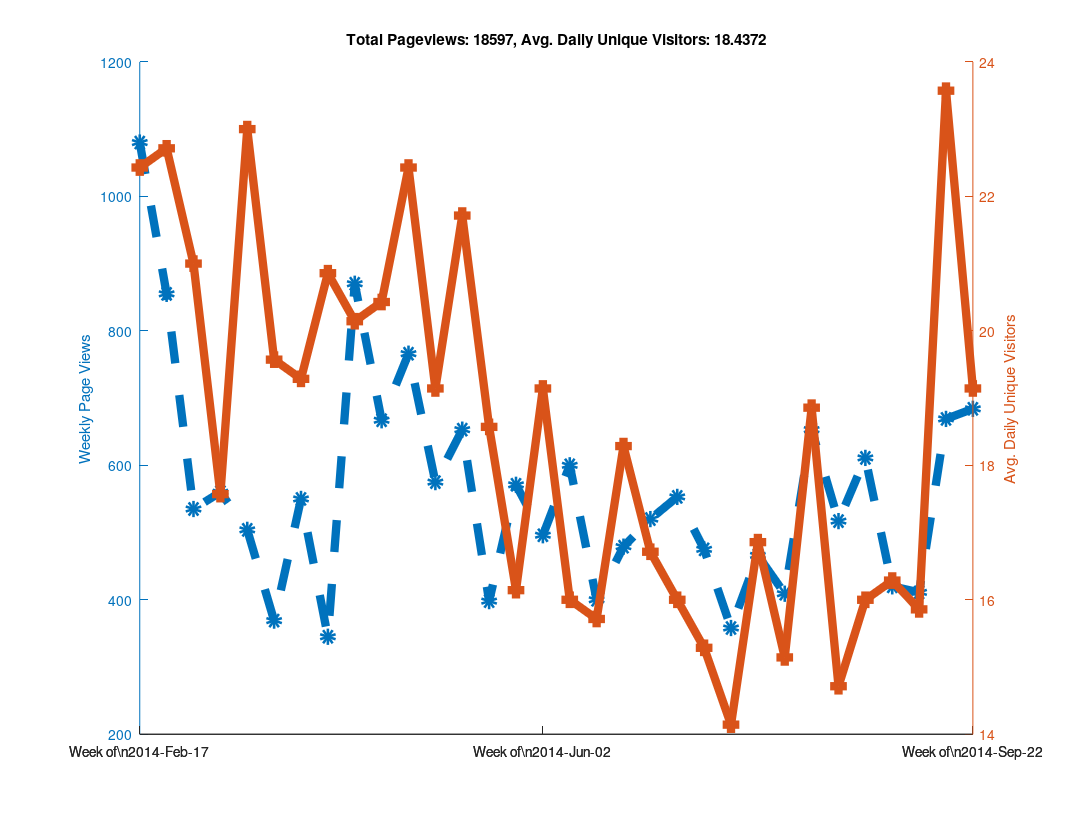
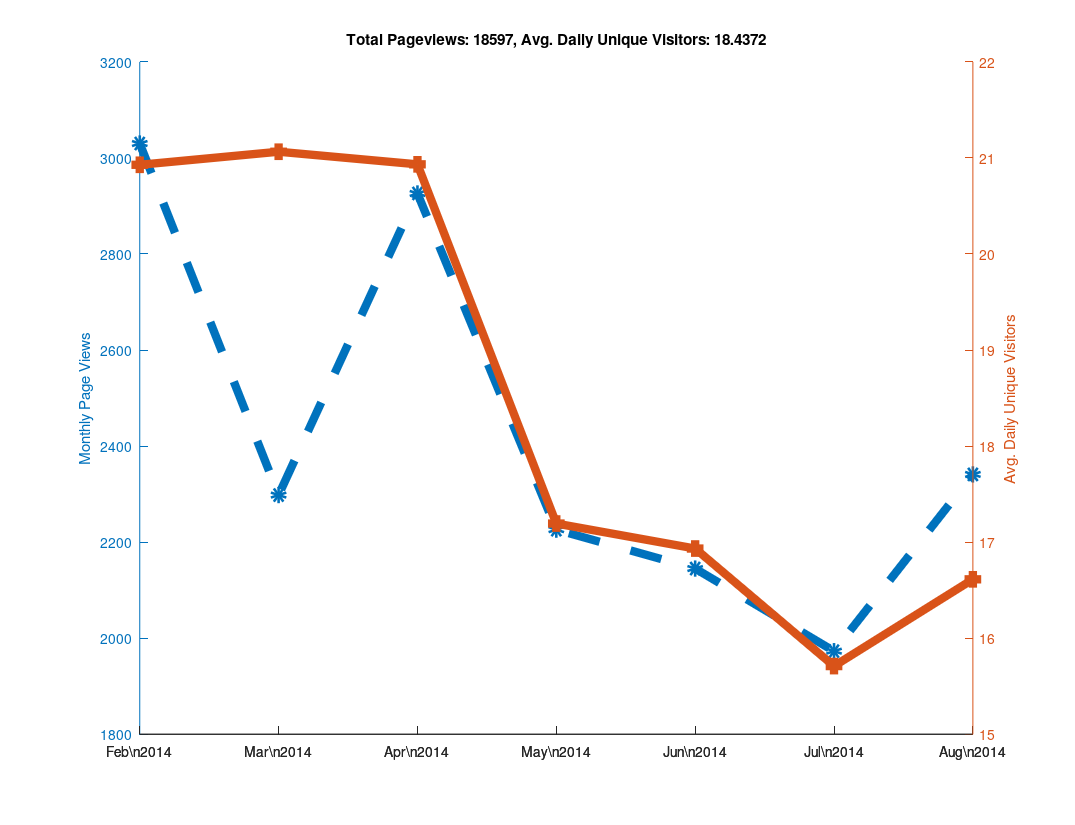

Recreate these plots in MATLAB, in order.
clear all

% Github has a "traffic" page now, but it doesn't seem like you can
% put in an arbitrary date range?  When I looked at it, it showed the
% numbers of unique visitors and views for the last two weeks only...
% So as long as I check back at least once every two weeks I can keep
% a record of it?  Great...

% https://github.com/libMesh/libmesh/graphs/traffic

% Date, Views, Unique Visitors
data = {
    '2014-Feb-17', 274, 25
    '2014-Feb-18', 145, 30
    '2014-Feb-19', 129, 27
    '2014-Feb-20', 202, 24
    '2014-Feb-21', 240, 22
    '2014-Feb-22', 62,  17
    '2014-Feb-23', 28,  12
    '2014-Feb-24', 217, 19
    '2014-Feb-25', 90,  25
    '2014-Feb-26', 189, 36
    '2014-Feb-27', 112, 26
    '2014-Feb-28', 81,  20
    '2014-Mar-01', 113, 17
    '2014-Mar-02', 53,  16
    '2014-Mar-03', 41,  21
    '2014-Mar-04', 144, 35
    '2014-Mar-05', 51,  20
    '2014-Mar-06', 157, 25
    '2014-Mar-07', 50,  22
    '2014-Mar-08', 50,  11
    '2014-Mar-09', 42,  13
    '2014-Mar-10', 61,  16
    '2014-Mar-11', 27,  16
    '2014-Mar-12', 111, 20
    '2014-Mar-13', 66,  20
    '2014-Mar-14', 223, 25
    '2014-Mar-15', 46,   9
    '2014-Mar-16', 26,  17
    '2014-Mar-17', 80,  29
    '2014-Mar-18', 59,  30
    '2014-Mar-19', 85,  31
    '2014-Mar-20', 122, 18
    '2014-Mar-21', 61,  21
    '2014-Mar-22', 33,  18
    '2014-Mar-23', 64,  14
    '2014-Mar-24', 95,  24
    '2014-Mar-25', 75,  28
    '2014-Mar-26', 49,  18
    '2014-Mar-27', 57,  24
    '2014-Mar-28', 33,  16
    '2014-Mar-29', 41,  16
    '2014-Mar-30', 19,  11
    '2014-Mar-31', 52,  12
    '2014-Apr-01', 120, 21
    '2014-Apr-02', 68,  23
    '2014-Apr-03', 98,  28
    '2014-Apr-04', 77,  21
    '2014-Apr-05', 80,  15
    '2014-Apr-06', 55,  15
    '2014-Apr-07', 71,  31
    '2014-Apr-08', 84,  26
    '2014-Apr-09', 33,  18
    '2014-Apr-10', 32,  16
    '2014-Apr-11', 51,  20
    '2014-Apr-12', 25,  15
    '2014-Apr-13', 49,  20
    '2014-Apr-14', 120, 23
    '2014-Apr-15', 191, 27
    '2014-Apr-16', 219, 24
    '2014-Apr-17', 216, 30
    '2014-Apr-18', 63,  19
    '2014-Apr-19', 36,  11
    '2014-Apr-20', 25,   7
    '2014-Apr-21', 115, 24
    '2014-Apr-22', 128, 31
    '2014-Apr-23', 87,  25
    '2014-Apr-24', 108, 23
    '2014-Apr-25', 111, 20
    '2014-Apr-26', 89,   9
    '2014-Apr-27', 29,  11
    '2014-Apr-28', 177, 28
    '2014-Apr-29', 170, 27
    '2014-Apr-30', 183, 28
    '2014-May-01', 97,  25
    '2014-May-02', 64,  23
    '2014-May-03', 43,  12
    '2014-May-04', 32,  14
    '2014-May-05', 125, 28
    '2014-May-06', 68,  24
    '2014-May-07', 68,  19
    '2014-May-08', 114, 14
    '2014-May-09', 47,  20
    '2014-May-10', 139, 20
    '2014-May-11', 14,   9
    '2014-May-12', 90,  27
    '2014-May-13', 92,  22
    '2014-May-14', 197, 32
    '2014-May-15', 140, 26
    '2014-May-16', 59,  20
    '2014-May-17', 21,  9
    '2014-May-18', 54,  16
    '2014-May-19', 117, 28
    '2014-May-20', 47,  18
    '2014-May-21', 55,  19
    '2014-May-22', 77,  26
    '2014-May-23', 28,  12
    '2014-May-24', 38,  13
    '2014-May-25', 36,  14
    '2014-May-26', 44,  13
    '2014-May-27', 166, 24
    '2014-May-28', 139, 20
    '2014-May-29', 67,  25
    '2014-May-30', 73,  11
    '2014-May-31', 60,  9
    '2014-Jun-01', 22,  11
    '2014-Jun-02', 87,  18
    '2014-Jun-03', 103, 31
    '2014-Jun-04', 105, 27
    '2014-Jun-05', 74,  22
    '2014-Jun-06', 55,  16
    '2014-Jun-07', 53,  15
    '2014-Jun-08', 19,  5
    '2014-Jun-09', 91,  14
    '2014-Jun-10', 136, 19
    '2014-Jun-11', 104, 27
    '2014-Jun-12', 195, 22
    '2014-Jun-13', 51,  18
    '2014-Jun-14', 4,   4
    '2014-Jun-15', 19,  8
    '2014-Jun-16', 86,  19
    '2014-Jun-17', 60,  20
    '2014-Jun-18', 115, 25
    '2014-Jun-19', 73,  20
    '2014-Jun-20', 24,  12
    '2014-Jun-21', 12,  4
    '2014-Jun-22', 30,  10
    '2014-Jun-23', 106, 23
    '2014-Jun-24', 51,  16
    '2014-Jun-25', 115, 25
    '2014-Jun-26', 77,  24
    '2014-Jun-27', 91,  24
    '2014-Jun-28', 30,  9
    '2014-Jun-29', 9,   7
    '2014-Jun-30', 80,  25
    '2014-Jul-01', 118, 17
    '2014-Jul-02', 124, 18
    '2014-Jul-03', 103, 22
    '2014-Jul-04', 33,  11
    '2014-Jul-05', 37,  13
    '2014-Jul-06', 25,  11
    '2014-Jul-07', 147, 27
    '2014-Jul-08', 123, 14
    '2014-Jul-09', 75,  24
    '2014-Jul-10', 68,  16
    '2014-Jul-11', 103, 22
    '2014-Jul-12', 21,  6
    '2014-Jul-13', 16,  3
    '2014-Jul-14', 103, 24
    '2014-Jul-15', 86,  16
    '2014-Jul-16', 90,  20
    '2014-Jul-17', 92,  18
    '2014-Jul-18', 70,  17
    '2014-Jul-19', 27,  8
    '2014-Jul-20',  7,  4
    '2014-Jul-21', 66,  19
    '2014-Jul-22', 63,  16
    '2014-Jul-23', 56,  14
    '2014-Jul-24', 110, 19
    '2014-Jul-25', 27,  14
    '2014-Jul-26', 9,   8
    '2014-Jul-27', 27,  9
    '2014-Jul-28', 73,  23
    '2014-Jul-29', 136, 22
    '2014-Jul-30', 25,  14
    '2014-Jul-31', 113, 29
    '2014-Aug-01', 68,  20
    '2014-Aug-02', 34,  5
    '2014-Aug-03', 17,  5
    '2014-Aug-04', 28,  17
    '2014-Aug-05', 66,  15
    '2014-Aug-06', 62,  24
    '2014-Aug-07', 123, 17
    '2014-Aug-08', 92,  19
    '2014-Aug-09', 29,  9
    '2014-Aug-10', 9,   5
    '2014-Aug-11', 75,  17
    '2014-Aug-12', 108, 19
    '2014-Aug-13', 173, 25
    '2014-Aug-14', 109, 28
    '2014-Aug-15', 46,  17
    '2014-Aug-16', 33,  11
    '2014-Aug-17', 109, 15
    '2014-Aug-18', 154, 20
    '2014-Aug-19', 143, 23
    '2014-Aug-20', 54,  10
    '2014-Aug-21', 31,  19
    '2014-Aug-22', 86,  16
    '2014-Aug-23', 30,  7
    '2014-Aug-24', 19,  8
    '2014-Aug-25', 135, 18
    '2014-Aug-26', 140, 20
    '2014-Aug-27', 81,  23
    '2014-Aug-28', 87,  21
    '2014-Aug-29', 40,  11
    '2014-Aug-30', 102, 11
    '2014-Aug-31', 26,  8
    '2014-Sep-01', 37,  11
    '2014-Sep-02', 64,  11
    '2014-Sep-03', 52,  19
    '2014-Sep-04', 172, 37
    '2014-Sep-05', 42,  13
    '2014-Sep-06', 29,  15
    '2014-Sep-07', 24,  8
    '2014-Sep-08', 56,  13
    '2014-Sep-09', 87,  25
    '2014-Sep-10', 80,  14
    '2014-Sep-11', 82,  22
    '2014-Sep-12', 53,  18
    '2014-Sep-13', 22,  9
    '2014-Sep-14', 31,  10
    '2014-Sep-15', 99,  28
    '2014-Sep-16', 174, 32
    '2014-Sep-17', 137, 24
    '2014-Sep-18', 96,  30
    '2014-Sep-19', 84,  25
    '2014-Sep-20', 45,  15
    '2014-Sep-21', 34,  11
    '2014-Sep-22', 57,  21
    '2014-Sep-23', 130, 19
    '2014-Sep-24', 169, 30
    '2014-Sep-25', 195, 29
    '2014-Sep-26', 82,  17
    '2014-Sep-27', 32,  10
    '2014-Sep-28', 19,  8
    '2014-Sep-29', 71,  15
    '2014-Sep-30', 45,  18
    '2014-Oct-01', 136, 19
    '2014-Oct-02', 132, 19
    '2014-Oct-03', 127, 20
    '2014-Oct-04', 61,  15
    '2014-Oct-05', 6,   4
    };

% Github now tracks the total number of clones and unique cloners
clone_data = {
    '2014-Aug-03', 0,  0
    '2014-Aug-04', 10, 6
    '2014-Aug-05', 7,  7
    '2014-Aug-06', 21, 14
    '2014-Aug-07', 11, 9
    '2014-Aug-08', 9,  8
    '2014-Aug-09', 2,  2
    '2014-Aug-10', 2,  2
    '2014-Aug-11', 8,  6
    '2014-Aug-12', 9,  8
    '2014-Aug-13', 19, 11
    '2014-Aug-14', 9,  7
    '2014-Aug-15', 5,  5
    '2014-Aug-16', 5,  2
    '2014-Aug-17', 5,  5
    '2014-Aug-18', 10, 8
    '2014-Aug-19', 9,  8
    '2014-Aug-20', 3,  3
    '2014-Aug-21', 12, 8
    '2014-Aug-22', 3,  3
    '2014-Aug-23', 2,  2
    '2014-Aug-24', 3,  3
    '2014-Aug-25', 8,  5
    '2014-Aug-26', 7,  7
    '2014-Aug-27', 9,  8
    '2014-Aug-28', 19, 12
    '2014-Aug-29', 18, 14
    '2014-Aug-30', 1,  1
    '2014-Aug-31', 1,  1
    '2014-Sep-01', 6,  5
    '2014-Sep-02', 9,  8
    '2014-Sep-03', 5,  4
    '2014-Sep-04', 9,  8
    '2014-Sep-05', 3,  3
    '2014-Sep-06', 1,  1
    '2014-Sep-07', 2,  2
    '2014-Sep-08', 9,  9
    '2014-Sep-09', 16, 10
    '2014-Sep-10', 9,  8
    '2014-Sep-11', 9,  7
    '2014-Sep-12', 5,  3
    '2014-Sep-13', 5,  5
    '2014-Sep-14', 9,  7
    '2014-Sep-15', 8,  7
    '2014-Sep-16', 12, 8
    '2014-Sep-17', 19, 11
    '2014-Sep-18', 15, 11
    '2014-Sep-19', 16, 8
    '2014-Sep-20', 0,  0
    '2014-Sep-21', 4,  4
    '2014-Sep-22', 4,  3
    '2014-Sep-23', 19, 14
    '2014-Sep-24', 13, 11
    '2014-Sep-25', 26, 15
    '2014-Sep-26', 10, 9
    '2014-Sep-27', 1,  1
    '2014-Sep-28', 1,  1
    '2014-Sep-29', 10, 9
    '2014-Sep-30', 11, 5
    '2014-Oct-01', 15, 13
    '2014-Oct-02', 14, 13
    '2014-Oct-03', 15, 13
    '2014-Oct-04', 7,  7
    '2014-Oct-05', 2,  2
    };

% length works like you would expect it to for cell arrays.
N=length(data);

% A cell array of strings holding just the dates
dates = {data{:,1}};

% Note the extra square brackets!  This seems to be required (at least
% in Octave) to catch the output of data{:,2} as an array.
views = [data{:,2}];
visitors = [data{:,3}];



% 1.) Make daily plot - You can do this, but it gets a bit hard to read

%% % Can't plot string data automatically?
%% x=linspace(1,N,N);
%%
%% % Only way to set linestyles with plotyy is after the fact, apparently.
%% % plotyy returns the axis handle first, followed by the two plot handles.
%% clf;
%% hold on;
%% [haxis, h1, h2] = plotyy(x, views, x, visitors);
%%
%% % Label the axes
%% ylabel (haxis(1), 'Daily Page Views');
%% ylabel (haxis(2), 'Daily Unique Visitors');
%%
%% % Totaling unique visitors doesn't really mean much...
%% title (['Total Pageviews: ', num2str(sum(views)), ', Avg. Daily Unique Visitors: ', num2str(mean(visitors))]);
%%
%% % Make thick lines - this looks better in PDF
%% set([h1, h2], 'linewidth', 6);
%%
%% % Turn on markers
%% set(h1, 'marker', 'o');
%% set(h2, 'marker', 's');
%%
%% % Set marker size
%% set([h1, h2], 'markersize', 6);
%%
%% % Make dashed line?  Aquaterm doesn't seem to properly display this, but it
%% % does work in the PDF!
%% set(h1, 'linestyle', '--');
%%
%% % Set the xticks and labels so that it shows dates instead of numbers.
%% xticksat = [1 length(x)];
%% set(haxis, 'xtick', xticksat);
%%
%% for i=1:length(xticksat)
%%   xtlabels{i} = data{xticksat(i), 1};
%% end
%% set(haxis, 'xticklabel', xtlabels);
%%
%% % Print to PDF
%% set (gcf, "paperposition", [0.25, 0.25, 10.75, 8.25]);
%% set (gcf, "papersize", [11, 8.5]);
%% set (gcf, "paperorientation", 'landscape');
%%
%% % Make a PDF of this plot.
%% print('-dpdf', 'github_traffic.pdf', '-FHelvetica:20');



% 2.) Make weekly plot - the data is naturally week-periodic
week_indexes = 1:7:N;

% Get total views and average unique viewers for each week
week_views = [];
week_visitors = [];
  for i=1:length(week_indexes)-1
  start = week_indexes(i);
  stop = week_indexes(i+1) - 1;
  week_views(end+1) = sum(views(start:stop));
  week_visitors(end+1) = mean(visitors(start:stop));
end

clf;
hold on;

x=linspace(1, length(week_views), length(week_views));
[haxis, h1, h2] = plotyy(x, week_views, x, week_visitors);

% Label the axes
ylabel (haxis(1), 'Weekly Page Views');
ylabel (haxis(2), 'Avg. Daily Unique Visitors');

% Totaling unique visitors doesn't really mean much...
title (['Total Pageviews: ', num2str(sum(views)), ', Avg. Daily Unique Visitors: ', num2str(mean(visitors))]);

% Make thick lines - this looks better in PDF
set([h1, h2], 'linewidth', 6);

% Turn on markers
set(h1, 'marker', 'o');
set(h2, 'marker', 's');

% Set marker size
set([h1, h2], 'markersize', 6);

% Make dashed line?  Aquaterm doesn't seem to properly display this, but it
% does work in the PDF!
set(h1, 'linestyle', '--');

% Set the xticks and labels so that it shows dates instead of numbers.
xticksat = [1 ceil(length(x)/2) length(x)];
set(haxis, 'xtick', xticksat);

for i=1:length(xticksat)
  xtlabels{i} = ['Week of\n', data{week_indexes(xticksat(i)), 1}];
end
set(haxis, 'xticklabel', xtlabels);

% Print to PDF
set (gcf, "papersize", [11, 8.5]);
set (gcf, "paperorientation", 'landscape');

% I was using these paper settings in older versions of Octave, but
% they changed in 3.8.0
is_380 = strcmp(version(), '3.8.0');

if (!is_380)
  set (gcf, "paperposition", [0.25, 0.25, 10.75, 8.25]);
else
  % In Octave 3.8.0, the default paperposition is [0.25000, 2.50000, 8.00000, 6.00000],
  % the third number makes the plot taller instead of wider!
  set (gcf, "paperposition", [0.25, 0.25, 8.0, 10.5]);
end

% Make a PDF of this plot.
print('-dpdf', 'weekly_github_traffic.pdf', '-FHelvetica:20');



% 3.) Make monthly plot

month_intervals = {'2014-Feb-17', '2014-Mar-17', '2014-Apr-17', '2014-May-17', '2014-Jun-17', '2014-Jul-17', '2014-Aug-17', '2014-Sep-17'};

% Numerical indexes of the month intervals
month_indexes = [];

for i=1:length(month_intervals)
  % Calling 'strcmp' on a cell array of strings returns an array of 0s
  % and 1s, then 'find' returns the non-zero index.  The 'end' keyword
  % is used to append to the array.
  month_indexes(end+1) = find(strcmp(month_intervals{i}, dates));
end

% Get total views and average unique viewers for each month
month_views = [];
month_visitors = [];
  for i=1:length(month_indexes)-1
  start = month_indexes(i);
  stop = month_indexes(i+1) - 1;
  month_views(end+1) = sum(views(start:stop));
  month_visitors(end+1) = mean(visitors(start:stop));
end

clf;
hold on;
x=linspace(1, length(month_views), length(month_views));
[haxis, h1, h2] = plotyy(x, month_views, x, month_visitors);

% Label the axes
ylabel (haxis(1), 'Monthly Page Views');
ylabel (haxis(2), 'Avg. Daily Unique Visitors');

% Add title
title (['Total Pageviews: ', num2str(sum(views)), ', Avg. Daily Unique Visitors: ', num2str(mean(visitors))]);

% Make thick lines - this looks better in PDF
set([h1, h2], 'linewidth', 6);

% Turn on markers
set(h1, 'marker', 'o');
set(h2, 'marker', 's');

% Set marker size
set([h1, h2], 'markersize', 6);

% Make dashed line?  Aquaterm doesn't seem to properly display this, but it
% does work in the PDF!
set(h1, 'linestyle', '--');

% Set the xticks and labels.
n_months = length(x);

% Label every month
xticksat = 1:n_months;

% Label a subset of the months.  For an odd number of months, label
% the center tick, otherwise label the first and last month only.
% if (mod(n_months,2) == 0)
%   xticksat = [1 n_months];
% else
%   xticksat = [1 ceil(n_months/2) n_months];
% end
% set(haxis, 'xtick', xticksat);

% Label the ticks with months
for i=1:length(xticksat)
  date_string = data{month_indexes(xticksat(i)), 1};
  % Extract month and year from date string
  month = date_string(6:end-3);
  year = date_string(1:4);
  xtlabels{i} = [month, '\n', year];
end
set(haxis, 'xticklabel', xtlabels);

% Set up the paper orientation and size
set (gcf, "papersize", [11, 8.5]);
set (gcf, "paperorientation", 'landscape');

if (!is_380)
  set (gcf, "paperposition", [0.25, 0.25, 10.75, 8.25]);
else
  % In Octave 3.8.0, the default paperposition is [0.25000, 2.50000, 8.00000, 6.00000],
  % the third number makes the plot taller instead of wider!
  set (gcf, "paperposition", [0.25, 0.25, 8.0, 10.5]);
end

% Make a PDF of the monthly data.
print('-dpdf', 'monthly_github_traffic.pdf', '-FHelvetica:20');
